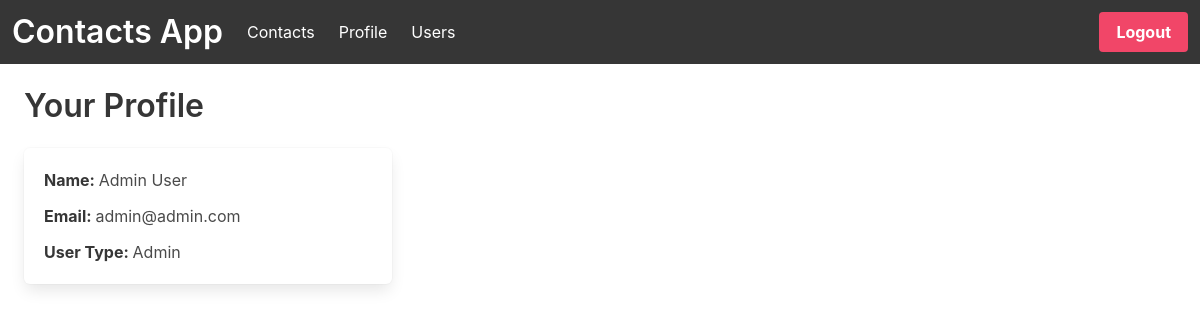
The app's page /profile (signed in) with its own data.
### project/models.py (models this page shows)
class User(UserMixin, db.Model):
    id = db.Column(db.Integer, primary_key=True)
    email = db.Column(db.String(100), unique=True)
    password = db.Column(db.String(100))
    name = db.Column(db.String(100))
    userType = db.Column(db.String(100))

### project/main.py (the view)
@main.route('/profile')
@login_required
def profile():
    return render_template('profile.html')

### project/templates/profile.html (shortened to what this page needs)
{% extends "base.html" %}
{% block content %}
<div class="column is-4">
    <h3 class="title">Your Profile</h3>
    <div class="box">
        <div class="field">
            <strong>Name: </strong>{{current_user.name}}
        </div>
        <div class="field">
            <strong>Email: </strong>{{current_user.email}}
        </div>
        <div class="field">
            <strong>User Type: </strong>{{current_user.userType}}
        </div>
    </div>
</div>
{% endblock %}

### records on screen
User: name "Admin User", email "admin@admin.com", userType "Admin"
